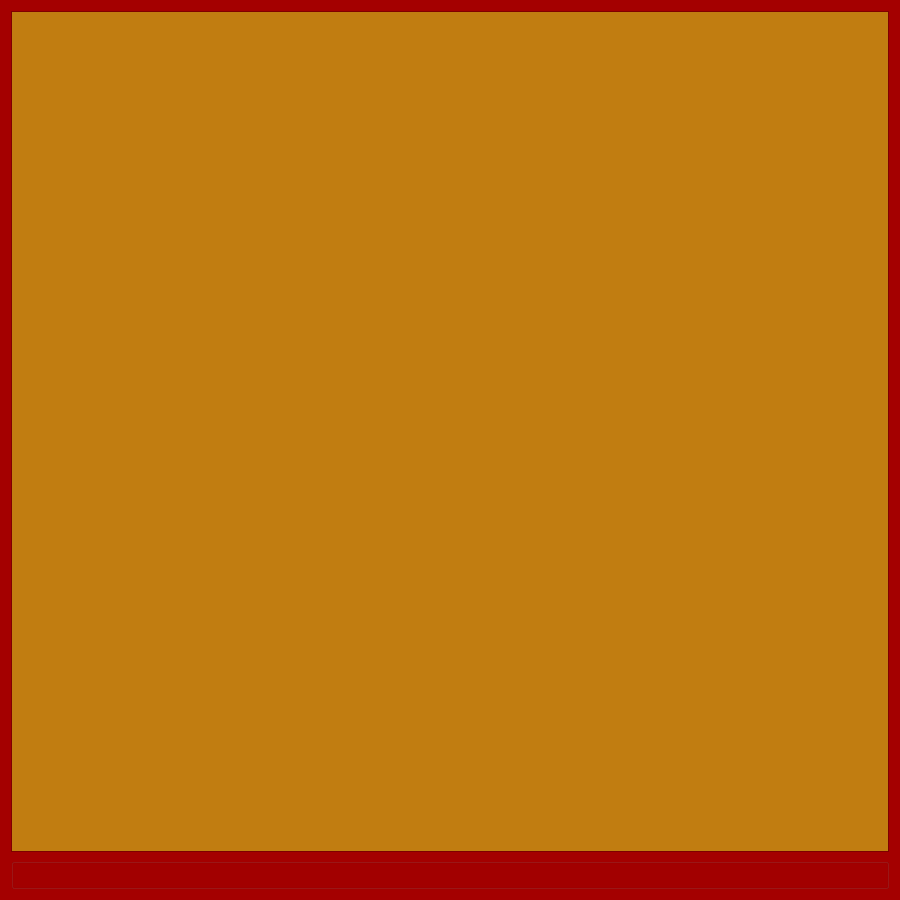
<?xml version="1.0" encoding="UTF-8"?>
<ui version="4.0">
 <class>MainWindow</class>
 <widget class="QMainWindow" name="MainWindow">
  <property name="geometry">
   <rect>
    <x>0</x>
    <y>0</y>
    <width>900</width>
    <height>900</height>
   </rect>
  </property>
  <property name="palette">
   <palette>
    <active>
     <colorrole role="WindowText">
      <brush brushstyle="SolidPattern">
       <color alpha="255">
        <red>255</red>
        <green>255</green>
        <blue>255</blue>
       </color>
      </brush>
     </colorrole>
     <colorrole role="Button">
      <brush brushstyle="SolidPattern">
       <color alpha="255">
        <red>114</red>
        <green>159</green>
        <blue>207</blue>
       </color>
      </brush>
     </colorrole>
     <colorrole role="Light">
      <brush brushstyle="SolidPattern">
       <color alpha="255">
        <red>239</red>
        <green>41</green>
        <blue>41</blue>
       </color>
      </brush>
     </colorrole>
     <colorrole role="Midlight">
      <brush brushstyle="SolidPattern">
       <color alpha="255">
        <red>204</red>
        <green>0</green>
        <blue>0</blue>
       </color>
      </brush>
     </colorrole>
     <colorrole role="Dark">
      <brush brushstyle="SolidPattern">
       <color alpha="255">
        <red>82</red>
        <green>0</green>
        <blue>0</blue>
       </color>
      </brush>
     </colorrole>
     <colorrole role="Mid">
      <brush brushstyle="SolidPattern">
       <color alpha="255">
        <red>109</red>
        <green>0</green>
        <blue>0</blue>
       </color>
      </brush>
     </colorrole>
     <colorrole role="Text">
      <brush brushstyle="SolidPattern">
       <color alpha="255">
        <red>238</red>
        <green>238</green>
        <blue>236</blue>
       </color>
      </brush>
     </colorrole>
     <colorrole role="BrightText">
      <brush brushstyle="SolidPattern">
       <color alpha="255">
        <red>255</red>
        <green>255</green>
        <blue>255</blue>
       </color>
      </brush>
     </colorrole>
     <colorrole role="ButtonText">
      <brush brushstyle="SolidPattern">
       <color alpha="255">
        <red>0</red>
        <green>0</green>
        <blue>0</blue>
       </color>
      </brush>
     </colorrole>
     <colorrole role="Base">
      <brush brushstyle="SolidPattern">
       <color alpha="255">
        <red>193</red>
        <green>125</green>
        <blue>17</blue>
       </color>
      </brush>
     </colorrole>
     <colorrole role="Window">
      <brush brushstyle="SolidPattern">
       <color alpha="255">
        <red>164</red>
        <green>0</green>
        <blue>0</blue>
       </color>
      </brush>
     </colorrole>
     <colorrole role="Shadow">
      <brush brushstyle="SolidPattern">
       <color alpha="255">
        <red>0</red>
        <green>0</green>
        <blue>0</blue>
       </color>
      </brush>
     </colorrole>
     <colorrole role="HighlightedText">
      <brush brushstyle="SolidPattern">
       <color alpha="255">
        <red>255</red>
        <green>255</green>
        <blue>255</blue>
       </color>
      </brush>
     </colorrole>
     <colorrole role="AlternateBase">
      <brush brushstyle="SolidPattern">
       <color alpha="255">
        <red>209</red>
        <green>127</green>
        <blue>127</blue>
       </color>
      </brush>
     </colorrole>
     <colorrole role="NoRole">
      <brush brushstyle="SolidPattern">
       <color alpha="255">
        <red>114</red>
        <green>159</green>
        <blue>207</blue>
       </color>
      </brush>
     </colorrole>
     <colorrole role="ToolTipBase">
      <brush brushstyle="SolidPattern">
       <color alpha="255">
        <red>255</red>
        <green>255</green>
        <blue>220</blue>
       </color>
      </brush>
     </colorrole>
     <colorrole role="ToolTipText">
      <brush brushstyle="SolidPattern">
       <color alpha="255">
        <red>255</red>
        <green>255</green>
        <blue>255</blue>
       </color>
      </brush>
     </colorrole>
     <colorrole role="PlaceholderText">
      <brush brushstyle="SolidPattern">
       <color alpha="128">
        <red>0</red>
        <green>0</green>
        <blue>0</blue>
       </color>
      </brush>
     </colorrole>
    </active>
    <inactive>
     <colorrole role="WindowText">
      <brush brushstyle="SolidPattern">
       <color alpha="255">
        <red>255</red>
        <green>255</green>
        <blue>255</blue>
       </color>
      </brush>
     </colorrole>
     <colorrole role="Button">
      <brush brushstyle="SolidPattern">
       <color alpha="255">
        <red>114</red>
        <green>159</green>
        <blue>207</blue>
       </color>
      </brush>
     </colorrole>
     <colorrole role="Light">
      <brush brushstyle="SolidPattern">
       <color alpha="255">
        <red>239</red>
        <green>41</green>
        <blue>41</blue>
       </color>
      </brush>
     </colorrole>
     <colorrole role="Midlight">
      <brush brushstyle="SolidPattern">
       <color alpha="255">
        <red>204</red>
        <green>0</green>
        <blue>0</blue>
       </color>
      </brush>
     </colorrole>
     <colorrole role="Dark">
      <brush brushstyle="SolidPattern">
       <color alpha="255">
        <red>82</red>
        <green>0</green>
        <blue>0</blue>
       </color>
      </brush>
     </colorrole>
     <colorrole role="Mid">
      <brush brushstyle="SolidPattern">
       <color alpha="255">
        <red>109</red>
        <green>0</green>
        <blue>0</blue>
       </color>
      </brush>
     </colorrole>
     <colorrole role="Text">
      <brush brushstyle="SolidPattern">
       <color alpha="255">
        <red>238</red>
        <green>238</green>
        <blue>236</blue>
       </color>
      </brush>
     </colorrole>
     <colorrole role="BrightText">
      <brush brushstyle="SolidPattern">
       <color alpha="255">
        <red>255</red>
        <green>255</green>
        <blue>255</blue>
       </color>
      </brush>
     </colorrole>
     <colorrole role="ButtonText">
      <brush brushstyle="SolidPattern">
       <color alpha="255">
        <red>0</red>
        <green>0</green>
        <blue>0</blue>
       </color>
      </brush>
     </colorrole>
     <colorrole role="Base">
      <brush brushstyle="SolidPattern">
       <color alpha="255">
        <red>193</red>
        <green>125</green>
        <blue>17</blue>
       </color>
      </brush>
     </colorrole>
     <colorrole role="Window">
      <brush brushstyle="SolidPattern">
       <color alpha="255">
        <red>164</red>
        <green>0</green>
        <blue>0</blue>
       </color>
      </brush>
     </colorrole>
     <colorrole role="Shadow">
      <brush brushstyle="SolidPattern">
       <color alpha="255">
        <red>0</red>
        <green>0</green>
        <blue>0</blue>
       </color>
      </brush>
     </colorrole>
     <colorrole role="HighlightedText">
      <brush brushstyle="SolidPattern">
       <color alpha="255">
        <red>255</red>
        <green>255</green>
        <blue>255</blue>
       </color>
      </brush>
     </colorrole>
     <colorrole role="AlternateBase">
      <brush brushstyle="SolidPattern">
       <color alpha="255">
        <red>209</red>
        <green>127</green>
        <blue>127</blue>
       </color>
      </brush>
     </colorrole>
     <colorrole role="NoRole">
      <brush brushstyle="SolidPattern">
       <color alpha="255">
        <red>114</red>
        <green>159</green>
        <blue>207</blue>
       </color>
      </brush>
     </colorrole>
     <colorrole role="ToolTipBase">
      <brush brushstyle="SolidPattern">
       <color alpha="255">
        <red>255</red>
        <green>255</green>
        <blue>220</blue>
       </color>
      </brush>
     </colorrole>
     <colorrole role="ToolTipText">
      <brush brushstyle="SolidPattern">
       <color alpha="255">
        <red>255</red>
        <green>255</green>
        <blue>255</blue>
       </color>
      </brush>
     </colorrole>
     <colorrole role="PlaceholderText">
      <brush brushstyle="SolidPattern">
       <color alpha="128">
        <red>0</red>
        <green>0</green>
        <blue>0</blue>
       </color>
      </brush>
     </colorrole>
    </inactive>
    <disabled>
     <colorrole role="WindowText">
      <brush brushstyle="SolidPattern">
       <color alpha="255">
        <red>82</red>
        <green>0</green>
        <blue>0</blue>
       </color>
      </brush>
     </colorrole>
     <colorrole role="Button">
      <brush brushstyle="SolidPattern">
       <color alpha="255">
        <red>114</red>
        <green>159</green>
        <blue>207</blue>
       </color>
      </brush>
     </colorrole>
     <colorrole role="Light">
      <brush brushstyle="SolidPattern">
       <color alpha="255">
        <red>239</red>
        <green>41</green>
        <blue>41</blue>
       </color>
      </brush>
     </colorrole>
     <colorrole role="Midlight">
      <brush brushstyle="SolidPattern">
       <color alpha="255">
        <red>204</red>
        <green>0</green>
        <blue>0</blue>
       </color>
      </brush>
     </colorrole>
     <colorrole role="Dark">
      <brush brushstyle="SolidPattern">
       <color alpha="255">
        <red>82</red>
        <green>0</green>
        <blue>0</blue>
       </color>
      </brush>
     </colorrole>
     <colorrole role="Mid">
      <brush brushstyle="SolidPattern">
       <color alpha="255">
        <red>109</red>
        <green>0</green>
        <blue>0</blue>
       </color>
      </brush>
     </colorrole>
     <colorrole role="Text">
      <brush brushstyle="SolidPattern">
       <color alpha="255">
        <red>82</red>
        <green>0</green>
        <blue>0</blue>
       </color>
      </brush>
     </colorrole>
     <colorrole role="BrightText">
      <brush brushstyle="SolidPattern">
       <color alpha="255">
        <red>255</red>
        <green>255</green>
        <blue>255</blue>
       </color>
      </brush>
     </colorrole>
     <colorrole role="ButtonText">
      <brush brushstyle="SolidPattern">
       <color alpha="255">
        <red>82</red>
        <green>0</green>
        <blue>0</blue>
       </color>
      </brush>
     </colorrole>
     <colorrole role="Base">
      <brush brushstyle="SolidPattern">
       <color alpha="255">
        <red>164</red>
        <green>0</green>
        <blue>0</blue>
       </color>
      </brush>
     </colorrole>
     <colorrole role="Window">
      <brush brushstyle="SolidPattern">
       <color alpha="255">
        <red>164</red>
        <green>0</green>
        <blue>0</blue>
       </color>
      </brush>
     </colorrole>
     <colorrole role="Shadow">
      <brush brushstyle="SolidPattern">
       <color alpha="255">
        <red>0</red>
        <green>0</green>
        <blue>0</blue>
       </color>
      </brush>
     </colorrole>
     <colorrole role="HighlightedText">
      <brush brushstyle="SolidPattern">
       <color alpha="255">
        <red>255</red>
        <green>255</green>
        <blue>255</blue>
       </color>
      </brush>
     </colorrole>
     <colorrole role="AlternateBase">
      <brush brushstyle="SolidPattern">
       <color alpha="255">
        <red>164</red>
        <green>0</green>
        <blue>0</blue>
       </color>
      </brush>
     </colorrole>
     <colorrole role="NoRole">
      <brush brushstyle="SolidPattern">
       <color alpha="255">
        <red>114</red>
        <green>159</green>
        <blue>207</blue>
       </color>
      </brush>
     </colorrole>
     <colorrole role="ToolTipBase">
      <brush brushstyle="SolidPattern">
       <color alpha="255">
        <red>255</red>
        <green>255</green>
        <blue>220</blue>
       </color>
      </brush>
     </colorrole>
     <colorrole role="ToolTipText">
      <brush brushstyle="SolidPattern">
       <color alpha="255">
        <red>255</red>
        <green>255</green>
        <blue>255</blue>
       </color>
      </brush>
     </colorrole>
     <colorrole role="PlaceholderText">
      <brush brushstyle="SolidPattern">
       <color alpha="128">
        <red>0</red>
        <green>0</green>
        <blue>0</blue>
       </color>
      </brush>
     </colorrole>
    </disabled>
   </palette>
  </property>
  <property name="windowTitle">
   <string>MainWindow</string>
  </property>
  <widget class="QWidget" name="centralWidget">
   <layout class="QVBoxLayout" name="verticalLayout">
    <item>
     <widget class="Customview" name="graphicsView">
      <property name="sizePolicy">
       <sizepolicy hsizetype="Expanding" vsizetype="Expanding">
        <horstretch>0</horstretch>
        <verstretch>0</verstretch>
       </sizepolicy>
      </property>
     </widget>
    </item>
    <item>
     <widget class="QGroupBox" name="groupBox">
      <property name="title">
       <string/>
      </property>
     </widget>
    </item>
   </layout>
  </widget>
 </widget>
 <layoutdefault spacing="6" margin="11"/>
 <customwidgets>
  <customwidget>
   <class>Customview</class>
   <extends>QGraphicsView</extends>
   <header>customview.h</header>
  </customwidget>
 </customwidgets>
 <resources/>
 <connections/>
</ui>
